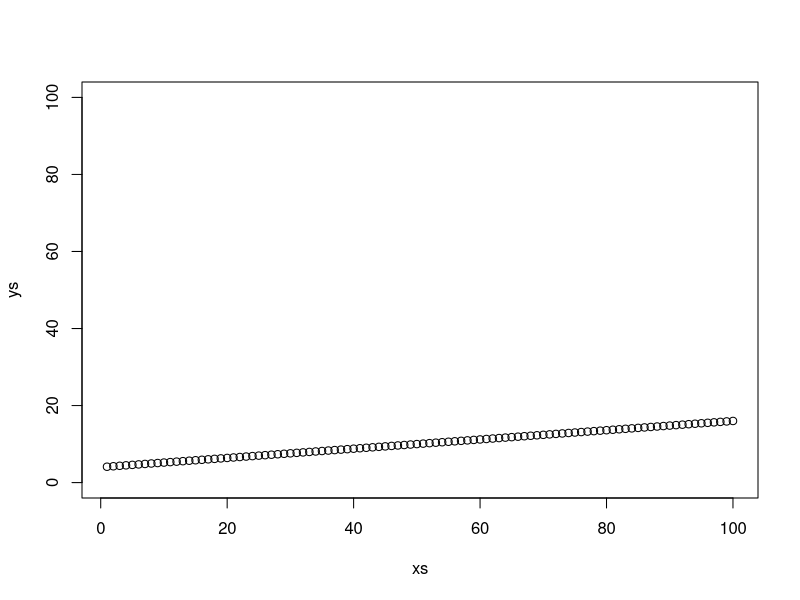
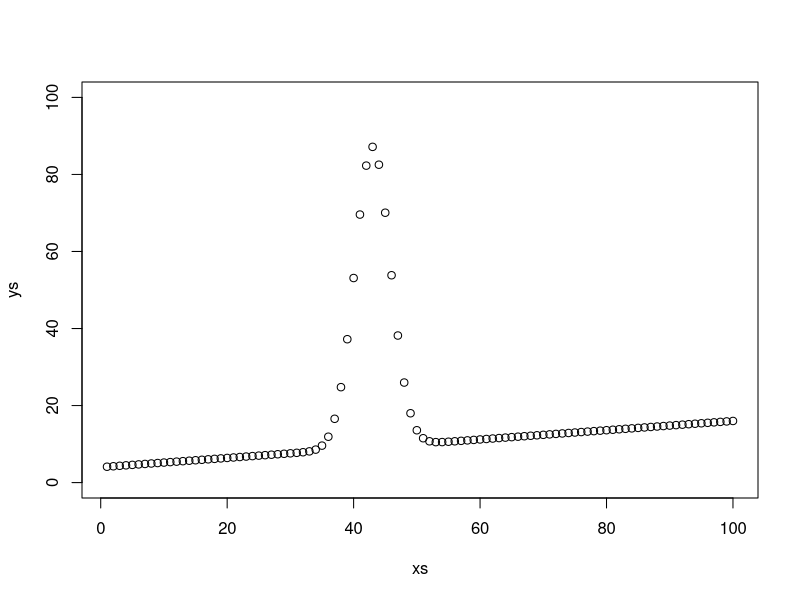
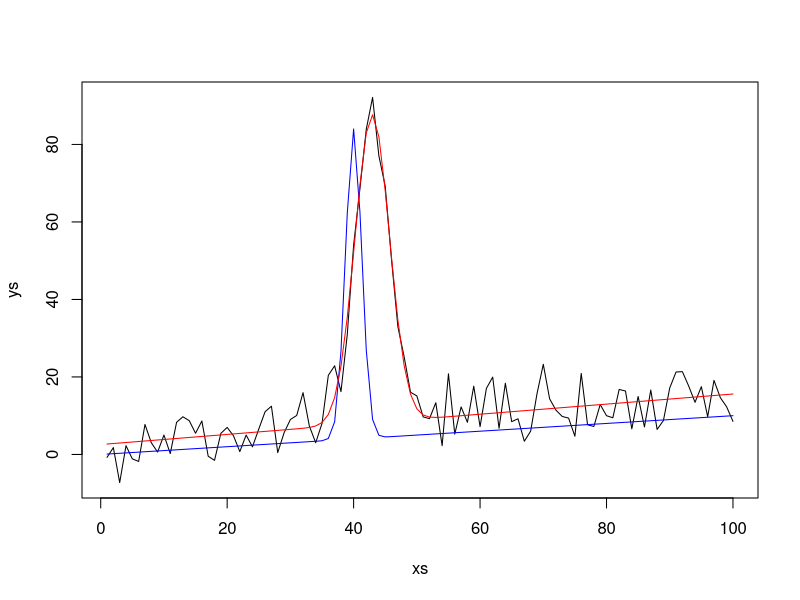

Write R code to recreate these figures, in order.
# ---------------------------------------
# Initialization
# ---------------------------------------

# Function to make a line
line <- function(x, m, b){
  # Note: 
  #   x = a vector of x-axis values
  #   m = the slope
  #   b = the intercept
  #   the function returns the y-values so if you plot the input x values against
  #      the y values, you get a line.  This is used in the peak-fitting part
  #      below to calculate the background.
  
  return((m*x)+b)
}

# Function to make a peak
peak <- function(x, center, imax, beta.sq){
  # Note:
  #   x = the x values
  #   center = the center peak position (i.e. somewhere located on the x-axis
  #      presumably, but not necessarily, between the lowest and highest x value)
  #   imax = the peak height
  #   beta.sq = basically the peak width
  
  imax*exp(-pi*(x-center)^2/beta.sq)
}


# ---------------------------------------
# Synthetic data generation
# ---------------------------------------

# Generate a random synthetic spectrum
xs <- 1:100
ys <- line(x = xs, m = 0.12, b = 4)

# here's what it looks like before adding a peak...
plot(xs, ys, ylim = c(0, 100))

# ...and here's what it looks like after adding a peak.
peak_center = 43 # assigning this one to a variable for reasons that will make sense later
ys <- ys + peak(x = xs, center = peak_center, imax = 78, beta.sq = 50)
plot(xs, ys, ylim = c(0, 100))

# However, data are usually noisy, and we're used to looking at spectra plotted
#   as a bunch of line segments:
ys <- ys + rnorm(n = 100, mean = 0, sd = 5)
plot(xs, ys, type = "line")



# ---------------------------------------
# peak fitting
# ---------------------------------------

# Peak fitting can be done using the function nls(), which requires an initial guess
#   for the parameters of the model being fit to the data.  In this case, the model
#   is the sum of a peak and a line.  In this case, we know what the correct values
#   are, but for this example, I will pretend that we don't know.

# Here is an initial guess for the parameters comprising the line:
m.i <- 0.1 # It looks like the background is positively sloped, going from the two
           #   points (0, 0) to (100, 10)
b.i <- 0   # Looks like the Y intercept is about 0

# Here is an initial guess for the parameters comprising the peak
center.i <- 40  # Looks like the peak is centered at about x = 40
imax.i <- 80    # Looks like the peak has a height of about 80 above the baseline
beta.sq.i <- 10 # I have no idea what is appropriate here, so I will guess 10

# Note that we don't need to guess the xs because that is the independent variable.

# the next step is to plot the initial guess and see if it looks close to the data:
ys_guess <- line(x = xs, m = m.i, b = b.i) + peak(x = xs, center = center.i, imax = imax.i, beta.sq = beta.sq.i)
lines(xs, ys_guess, col = "blue")

# That looks like a pretty good guess, so the next step is to fit the model:
peak.fit <- nls(ys ~ line(xs, m.fit, b.fit)
                + peak(xs, center.fit, imax.fit, beta.sq.fit)
                , start = c(
                  m.fit = m.i, b.fit = b.i
                  , center.fit = center.i, imax.fit = imax.i, beta.sq.fit = beta.sq.i 
                )
)

# the summary() function returns the fit background and peak parameters as well as their
#   respective uncertainties and significance levels
summary(peak.fit)


# ---------------------------------------
# Checking that the fit seems ok
# ---------------------------------------

# Since we fit the model to a synthetic spectrum that we generated ourselves, we know what
#  these values are supposed to be.  For example...
print(paste("Fit peak position =", summary(peak.fit)$coefficients[3, 1]
            , "; correct peak position =", peak_center)) # (That's why I made this variable earlier)

# However, if we didn't know the correct value, we can also check the results graphically:
# First, assign the model fit parameters to some variables...
m.fit <- summary(peak.fit)$coefficients[1, 1]
b.fit <- summary(peak.fit)$coefficients[2, 1]
center.fit <- summary(peak.fit)$coefficients[3, 1]
imax.fit <- summary(peak.fit)$coefficients[4, 1]
beta.sq.fit <- summary(peak.fit)$coefficients[5, 1]

# Then, calculate the y-values using those variables
ys_fit <- line(x = xs, m = m.fit, b = b.fit) + peak(x = xs, center = center.fit, imax = imax.fit, beta.sq = beta.sq.fit)

# Finally, plot the line
lines(xs, ys_fit, col = "red")

# Looks pretty good to me!